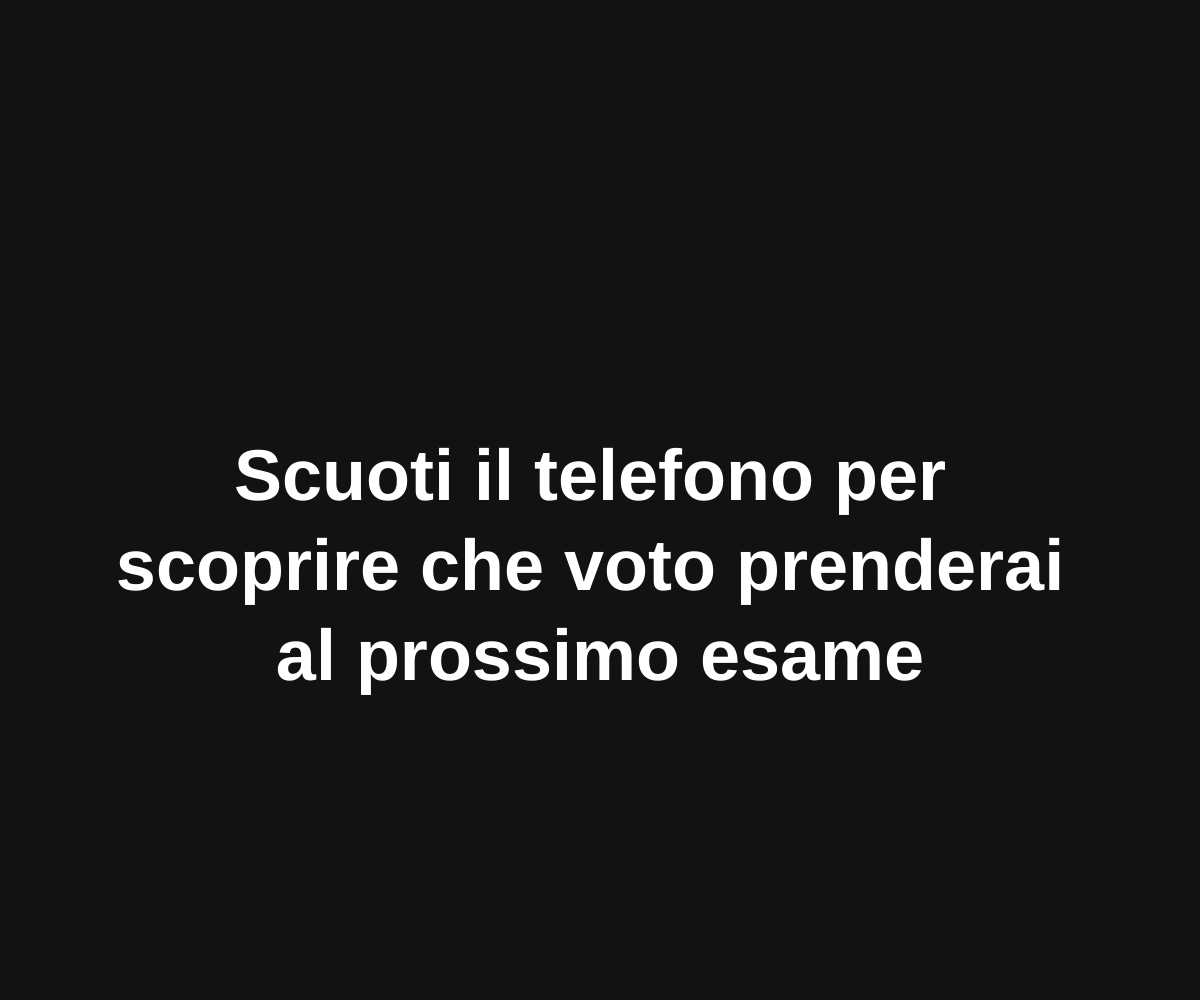
Frame 1 (no input)
Frame 60 (no input): identical to frame 1, image omitted
Frame 120 (the mouse pressed at the canvas centre since frame 60): identical to frame 1, image omitted

The p5.js sketch that drew this single still picture (run headless with seeded random() and noise() and a simulated clock; from frame 60 on, the mouse is pressed at the canvas centre):

// p5.js sketch
// ── sketch.js
var colors = ['#6200ee', '#bb86fc', '#3700b3', '#03dac6', '#018786', '#b00020', '#cf6679'];

var quotes = ['Mi sa che lo balzo \ne ritento \nal prossimo appello', '15', '16', '17', '18', '19', '20', '21', '22', '23', '24', '25', '26', '27', '28', '29', '30', '30L'];

var quote = "Scuoti il telefono per \nscoprire che voto prenderai \nal prossimo esame";
var colore = "#121212";

function setup() {
  createCanvas(windowWidth, windowHeight);
  setShakeThreshold(20);
  frameRate(60);
}

function draw() {
  background(colore);
  textSize(72);
  textStyle(BOLD);
  textAlign(CENTER);
  textFont('Helvetica');
  fill("#ffffff");
  text(quote, width / 2, height / 2);
}

function deviceShaken() {
  var indexColors = floor(random() * colors.length);
  colore = colors[indexColors];
  var indexQuotes = floor(random() * quotes.length);
  quote = quotes[indexQuotes];
}

function touchMoved() {
  return false;
}

function touchEnded(event) {
  DeviceOrientationEvent.requestPermission()
}
